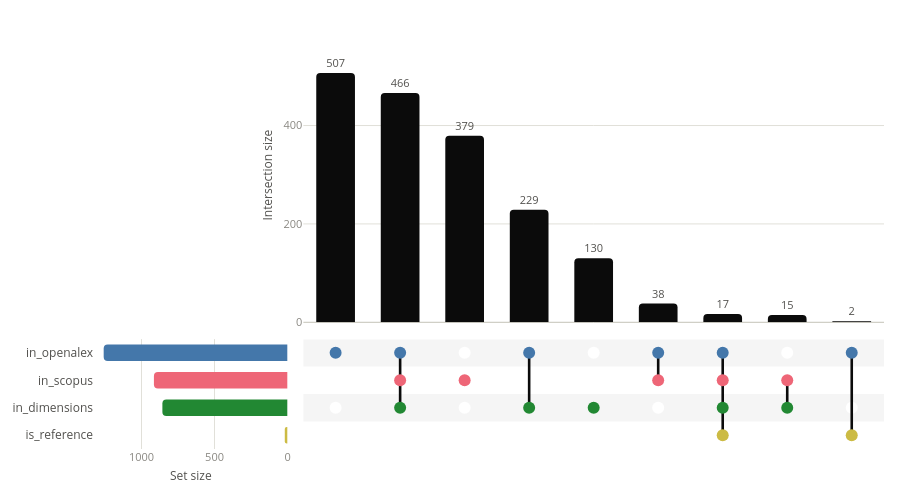

The notebook cell this image was saved under:
### Code cell
from slrrag.settings import PATH_UPSET_DISTINCT
from slrrag.toolbox.plotly_visualze import create_upset_plot

databases_names = ["scopus", "openalex", "dimensions"]

path_upset_distinct = PATH_UPSET_DISTINCT
fig_upset_distinct = create_upset_plot(
    df_papers, ["in_" + x for x in databases_names] + ["is_reference"], mode="distinct"
)
fig_upset_distinct.figure.write_html(path_upset_distinct)
print("Upset distinct plot saved to : ", path_upset_distinct)
fig_upset_distinct.figure

### Figure 1 — Plotly figure (JSON) as saved in the notebook; plotly's stock layout.template omitted (floating-point values rounded to 4 significant figures)
{"data": [{"cliponaxis": false, "customdata": [["in_openalex", 1, "28.4", "+10.8"], ["in_scopus & in_openalex & in_dimensions", 3, "26.1", "+8.9"], ["in_scopus", 1, "21.3", "+13.5"], ["in_openalex & in_dimensions", 2, "12.8", "-3.5"], ["in_dimensions", 1, "7.3", "+0.5"], ["in_scopus & in_openalex", 2, "2.1", "-16.5"], ["in_scopus & in_openalex & in_dimensions & is_reference", 4, "1.0", "+0.8"], ["in_scopus & in_dimensions", 2, "0.8", "-6.3"], ["in_openalex & is_reference", 2, "0.1", "-0.1"]], "hovertemplate": "<b>%{customdata[0]}</b><br>Size: %{y:,} (%{customdata[2]}% of total)<br>Degree: %{customdata[1]}<br>Deviation: %{customdata[3]}%<extra></extra>", "marker": {"color": "#0b0b0b", "cornerradius": 4, "line": {"width": 0}}, "meta": "upset:intersection-bars", "name": "Intersection size", "textfont": {"color": "#52514e", "size": 11}, "textposition": "outside", "texttemplate": "%{y:,}", "type": "bar", "width": 0.6, "x": [0, 1, 2, 3, 4, 5, 6, 7, 8], "xaxis": "x", "y": [507, 466, 379, 229, 130, 38, 17, 15, 2], "yaxis": "y"}, {"customdata": [["in_openalex", "70.6"], ["in_scopus", "51.3"], ["in_dimensions", "48.1"], ["is_reference", "1.1"]], "hovertemplate": "<b>%{customdata[0]}</b><br>Size: %{x:,} (%{customdata[1]}% of total)<extra></extra>", "marker": {"color": ["#4477AA", "#EE6677", "#228833", "#CCBB44"], "cornerradius": 4, "line": {"width": 0}}, "meta": "upset:set-bars", "name": "Set size", "orientation": "h", "type": "bar", "width": 0.6, "x": [1259, 915, 857, 19], "xaxis": "x2", "y": [0, 1, 2, 3], "yaxis": "y2"}, {"hoverinfo": "skip", "marker": {"color": "#ffffff", "size": 12}, "meta": "upset:matrix-background", "mode": "markers", "name": "Non-members", "type": "scatter", "x": [0, 0, 0, 0, 1, 1, 1, 1, 2, 2, 2, 2, 3, 3, 3, 3, 4, 4, 4, 4, 5, 5, 5, 5, 6, 6, 6, 6, 7, 7, 7, 7, 8, 8, 8, 8], "xaxis": "x3", "y": [0, 1, 2, 3, 0, 1, 2, 3, 0, 1, 2, 3, 0, 1, 2, 3, 0, 1, 2, 3, 0, 1, 2, 3, 0, 1, 2, 3, 0, 1, 2, 3, 0, 1, 2, 3], "yaxis": "y3"}, {"hoverinfo": "skip", "line": {"color": "#0b0b0b", "width": 2.6}, "meta": "upset:matrix-connectors", "mode": "lines", "name": "Connectors", "type": "scatter", "x": [1, 1, null, 3, 3, null, 5, 5, null, 6, 6, null, 7, 7, null, 8, 8, null], "xaxis": "x3", "y": [0, 2, null, 0, 2, null, 0, 1, null, 0, 3, null, 1, 2, null, 0, 3, null], "yaxis": "y3"}, {"customdata": [["in_openalex", "in_openalex (507)"], ["in_scopus", "in_scopus & in_openalex & in_dimensions (466)"], ["in_openalex", "in_scopus & in_openalex & in_dimensions (466)"], ["in_dimensions", "in_scopus & in_openalex & in_dimensions (466)"], ["in_scopus", "in_scopus (379)"], ["in_openalex", "in_openalex & in_dimensions (229)"], ["in_dimensions", "in_openalex & in_dimensions (229)"], ["in_dimensions", "in_dimensions (130)"], ["in_scopus", "in_scopus & in_openalex (38)"], ["in_openalex", "in_scopus & in_openalex (38)"], ["in_scopus", "in_scopus & in_openalex & in_dimensions & is_reference (17)"], ["in_openalex", "in_scopus & in_openalex & in_dimensions & is_reference (17)"], ["in_dimensions", "in_scopus & in_openalex & in_dimensions & is_reference (17)"], ["is_reference", "in_scopus & in_openalex & in_dimensions & is_reference (17)"], ["in_scopus", "in_scopus & in_dimensions (15)"], ["in_dimensions", "in_scopus & in_dimensions (15)"], ["in_openalex", "in_openalex & is_reference (2)"], ["is_reference", "in_openalex & is_reference (2)"]], "hovertemplate": "<b>%{customdata[0]}</b><br>%{customdata[1]}<extra></extra>", "marker": {"color": ["#4477AA", "#EE6677", "#4477AA", "#228833", "#EE6677", "#4477AA", "#228833", "#228833", "#EE6677", "#4477AA", "#EE6677", "#4477AA", "#228833", "#CCBB44", "#EE6677", "#228833", "#4477AA", "#CCBB44"], "size": 12}, "meta": "upset:matrix-dots", "mode": "markers", "name": "Members", "type": "scatter", "x": [0, 1, 1, 1, 2, 3, 3, 4, 5, 5, 6, 6, 6, 6, 7, 7, 8, 8], "xaxis": "x3", "y": [0, 1, 0, 2, 1, 0, 2, 2, 1, 0, 1, 0, 2, 3, 1, 2, 0, 3], "yaxis": "y3"}], "layout": {"colorway": ["#4477AA", "#EE6677", "#228833", "#CCBB44", "#66CCEE", "#AA3377", "#BBBBBB"], "font": {"color": "#52514e", "size": 12}, "height": 492, "hoverlabel": {"font": {"size": 12}}, "margin": {"b": 12, "l": 12, "r": 16, "t": 28}, "meta": {"description": "UpSet plot of 4 sets (in_openalex, in_scopus, in_dimensions, is_reference) across 9 intersections. The largest shown intersection is in_openalex with 507 elements.", "orientation": "horizontal"}, "paper_bgcolor": "#ffffff", "plot_bgcolor": "#ffffff", "shapes": [{"fillcolor": "rgba(11, 11, 11, 0.04)", "layer": "below", "line": {"width": 0}, "type": "rect", "x0": 0, "x1": 1, "xref": "x3 domain", "y0": -0.5, "y1": 0.5, "yref": "y3"}, {"fillcolor": "rgba(11, 11, 11, 0.04)", "layer": "below", "line": {"width": 0}, "type": "rect", "x0": 0, "x1": 1, "xref": "x3 domain", "y0": 1.5, "y1": 2.5, "yref": "y3"}], "showlegend": false, "xaxis": {"anchor": "y", "domain": [0.265, 1], "matches": "x3", "range": [-0.5, 8.5], "showgrid": false, "showticklabels": false, "ticks": "", "zeroline": false}, "xaxis2": {"anchor": "y2", "automargin": true, "autorange": "reversed", "domain": [0, 0.245], "gridcolor": "#e1e0d9", "gridwidth": 1, "nticks": 4, "showticklabels": true, "tickfont": {"color": "#898781", "size": 11}, "title": {"font": {"color": "#52514e", "size": 12}, "standoff": 8, "text": "Set size"}, "zeroline": false}, "xaxis3": {"anchor": "y3", "domain": [0.265, 1], "range": [-0.5, 8.5], "showgrid": false, "showticklabels": false, "ticks": "", "zeroline": false}, "yaxis": {"anchor": "x", "automargin": true, "domain": [0.301, 1], "gridcolor": "#e1e0d9", "gridwidth": 1, "nticks": 5, "range": [0, 598.3], "showticklabels": true, "tickfont": {"color": "#898781", "size": 11}, "title": {"font": {"color": "#52514e", "size": 12}, "standoff": 8, "text": "Intersection size"}, "zeroline": true, "zerolinecolor": "#c3c2b7", "zerolinewidth": 1}, "yaxis2": {"anchor": "x2", "automargin": true, "domain": [0, 0.261], "range": [3.5, -0.5], "showgrid": false, "tickfont": {"color": "#52514e", "size": 12}, "ticks": "", "ticktext": ["in_openalex", "in_scopus", "in_dimensions", "is_reference"], "tickvals": [0, 1, 2, 3], "zeroline": false}, "yaxis3": {"anchor": "x3", "domain": [0, 0.261], "matches": "y2", "range": [3.5, -0.5], "showgrid": false, "showticklabels": false, "ticks": "", "zeroline": false}}}
